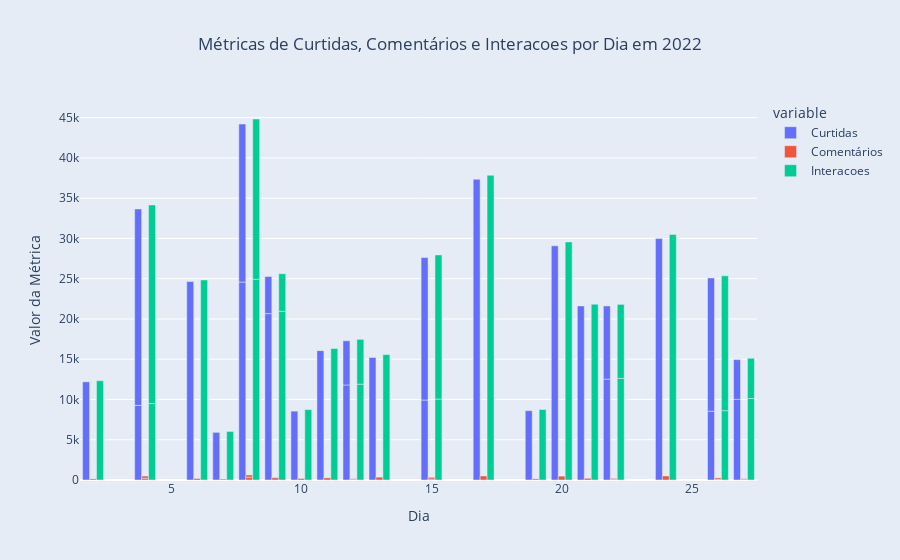

Here is the notebook cell this chart was saved with:
### Code cell
# Criando um gráfico de barras agrupadas para cada métrica ao longo dos dias
fig6 = px.bar(df_2022, x='Dia', y=['Curtidas', 'Comentários', 'Interacoes'], barmode='group', 
              title='Métricas de Curtidas, Comentários e Interacoes por Dia em 2022',
              labels={'value': 'Valor da Métrica', 'Dia': 'Dia'})

# Atualizando as configurações para adicionar rótulos fora das barras com tamanho maior
fig6.update_traces(textposition='outside', textfont=dict(size=14))

# Personalizando o layout do gráfico
fig6.update_layout(
    plot_bgcolor='#e5ecf6',  # Cor de fundo do gráfico
    paper_bgcolor='#e5ecf6',  # Cor de fundo do papel (background fora do gráfico)
    title_x=0.5  # Posição horizontal do título (0 a 1, sendo 0 à esquerda e 1 à direita)
)

# Exibindo o gráfico
fig6.show()

### Figure 1 — Plotly figure (JSON) as saved in the notebook; plotly's stock layout.template omitted (floating-point values rounded to 4 significant figures)
{"data": [{"alignmentgroup": "True", "hovertemplate": "variable=Curtidas<br>Dia=%{x}<br>Valor da Métrica=%{y}<extra></extra>", "legendgroup": "Curtidas", "marker": {"color": "#636efa", "pattern": {"shape": ""}}, "name": "Curtidas", "offsetgroup": "Curtidas", "orientation": "v", "showlegend": true, "textfont": {"size": 14}, "textposition": "outside", "type": "bar", "x": [2, 8, 11, 15, 19, 24, 27, 4, 6, 9, 10, 12, 13, 15, 17, 21, 22, 26, 4, 7, 8, 9, 12, 20, 22, 26, 27], "xaxis": "x", "y": [12193, 24585, 16067, 9936, 8612, 29981, 10019, 9270, 24655, 20660, 8556, 11802, 15219, 17687, 37351, 21621, 12530, 8544, 24399, 5918, 19621, 4613, 5489, 29084, 9087, 16551, 4934], "yaxis": "y"}, {"alignmentgroup": "True", "hovertemplate": "variable=Comentários<br>Dia=%{x}<br>Valor da Métrica=%{y}<extra></extra>", "legendgroup": "Comentários", "marker": {"color": "#EF553B", "pattern": {"shape": ""}}, "name": "Comentários", "offsetgroup": "Comentários", "orientation": "v", "showlegend": true, "textfont": {"size": 14}, "textposition": "outside", "type": "bar", "x": [2, 8, 11, 15, 19, 24, 27, 4, 6, 9, 10, 12, 13, 15, 17, 21, 22, 26, 4, 7, 8, 9, 12, 20, 22, 26, 27], "xaxis": "x", "y": [138, 354, 265, 119, 142, 502, 103, 222, 186, 292, 188, 102, 357, 213, 502, 213, 90, 72, 266, 116, 275, 50, 77, 479, 106, 186, 65], "yaxis": "y"}, {"alignmentgroup": "True", "hovertemplate": "variable=Interacoes<br>Dia=%{x}<br>Valor da Métrica=%{y}<extra></extra>", "legendgroup": "Interacoes", "marker": {"color": "#00cc96", "pattern": {"shape": ""}}, "name": "Interacoes", "offsetgroup": "Interacoes", "orientation": "v", "showlegend": true, "textfont": {"size": 14}, "textposition": "outside", "type": "bar", "x": [2, 8, 11, 15, 19, 24, 27, 4, 6, 9, 10, 12, 13, 15, 17, 21, 22, 26, 4, 7, 8, 9, 12, 20, 22, 26, 27], "xaxis": "x", "y": [12331, 24939, 16332, 10055, 8754, 30483, 10122, 9492, 24841, 20952, 8744, 11904, 15576, 17900, 37853, 21834, 12620, 8616, 24665, 6034, 19896, 4663, 5566, 29563, 9193, 16737, 4999], "yaxis": "y"}], "layout": {"barmode": "group", "legend": {"title": {"text": "variable"}, "tracegroupgap": 0}, "paper_bgcolor": "#e5ecf6", "plot_bgcolor": "#e5ecf6", "title": {"text": "Métricas de Curtidas, Comentários e Interacoes por Dia em 2022", "x": 0.5}, "xaxis": {"anchor": "y", "domain": [0, 1], "title": {"text": "Dia"}}, "yaxis": {"anchor": "x", "domain": [0, 1], "title": {"text": "Valor da Métrica"}}}}
